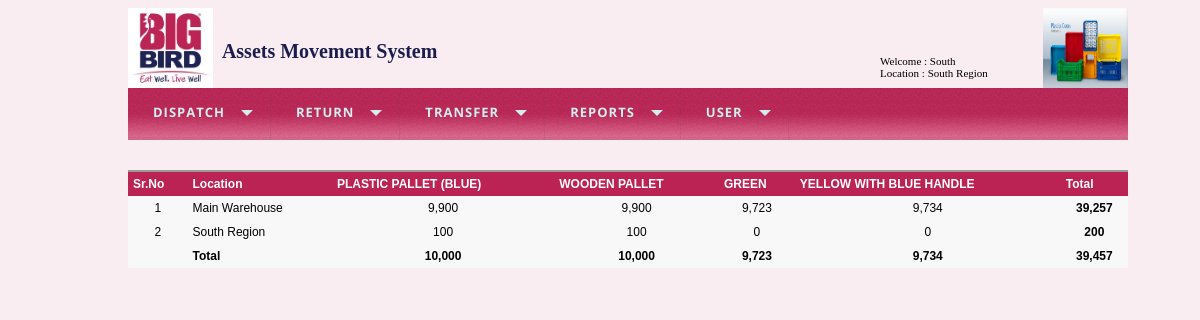
The page /locationbasestock.php (signed in) on the database its author committed.
### tables this page shows
CREATE TABLE IF NOT EXISTS `items` (
  `id` int(11) NOT NULL AUTO_INCREMENT,
  `code` varchar(50) DEFAULT NULL,
  `name` varchar(50) NOT NULL,
  `display_name` varchar(50) NOT NULL,
  `item_group` varchar(25) DEFAULT NULL,
  `for_customer` tinyint(1) DEFAULT NULL,
  `department` tinyint(1) DEFAULT NULL,
  `color` varchar(6) NOT NULL,
  `is_active` tinyint(1) NOT NULL DEFAULT '1',
  `created_on` timestamp NOT NULL DEFAULT CURRENT_TIMESTAMP,
  PRIMARY KEY (`id`)
);

### includes/database.php (called while the page is built, shortened)
<?php
function getRows($query_string)
{
    $rs=array();
    $queryId = mysql_query($query_string);
    if (! $queryId)
    {
        throwException($query_string);
        return $rs;
    }
    else
    {
        while($row=mysql_fetch_assoc($queryId))
        {
            $rs[]=$row;
        }
        return $rs;
    }
    return $rs;
}
?>

### locationbasestock.php (the view, shortened to what this page needs)
<?php
$res=array();
function render($rows,$type)
{
	global $res;
	foreach($rows as $row)
	{
		if($type=='in')
			$idx=$row['toLocation'];
		else
			$idx=$row['fromLocation'];
		$idx2=$row['id'];
		if(!isset($res[$idx][$idx2][$type]))
			$res[$idx][$idx2][$type]=0;
		$res[$idx][$idx2][$type]+=$row['qty'];
	}
}
$sql="select  items.id, items.name, sum(qty) as qty ,regions.name as fromLocation, regions1.name as toLocation from dispatch_main
	inner join dispatch_detail on dispatch_main.id = dispatch_detail.id
	left outer join regions on dispatch_main.from_ = regions.id
	left outer join regions regions1 on dispatch_main.to_ = regions1.id
	inner join items on items.id = dispatch_detail.item_id
	where dispatch_main.entry_type in ('Purchase','Return')
	group by dispatch_detail.item_id, dispatch_main.to_
	";
$rows=getRows($sql);
$sql="select  items.id, items.name, sum(qty) as qty ,regions.name as fromLocation, regions1.name as toLocation from dispatch_main
	inner join dispatch_detail on dispatch_main.id = dispatch_detail.id
	left outer join regions on dispatch_main.from_ = regions.id
	left outer join regions regions1 on dispatch_main.to_ = regions1.id
	inner join items on items.id = dispatch_detail.item_id
	where dispatch_main.entry_type in ('Confirmed')
	group by dispatch_detail.item_id,dispatch_main.from_
	";
$rows=getRows($sql);
$sql="select  items.id, items.name, sum(qty) as qty ,regions.name as fromLocation, regions1.name as toLocation from dispatch_main
	inner join dispatch_detail on dispatch_main.id = dispatch_detail.id
	left outer join regions on dispatch_main.from_ = regions.id
	left outer join regions regions1 on dispatch_main.to_ = regions1.id
	inner join items on items.id = dispatch_detail.item_id
	where dispatch_main.entry_type in ('Dispatch')
	group by dispatch_detail.item_id
	";
$rows=getRows($sql);
$itemFilter ="";
if(!$_SESSION['isSuperUser'])
	$itemFilter =" and for_customer in (".$_SESSION['item_group'].")";
$sql="select * from items where is_active=1 $itemFilter order by id";
$items =getRows($sql);
require_once("includes/header.php");
?>
	<table border="0" cellpadding="5" cellspacing="0" width="1000"  class="tblSaveForm">
	<tr class="tableheader"><td>Sr.No</td><td>Location</td>
	<?php foreach($items as $item){ ?>
	<td> <?=$item['display_name']?> </td>
	<?php } ?>
	<td> Total </td></tr>
	<?php
	$gTotal=0;
	$cnt=0;
	$arGTotal=array();
	foreach($res as $idx=>$row)
	{
		$cnt++;
		$bals=array();
		foreach($items as $item)
		{
			$total=0;
			$itemId=$item['id'];
			$bals[]=(isset($row[$itemId]['in'])?$row[$itemId]['in']:0)-(isset($row[$itemId]['out'])?$row[$itemId]['out']:0);
		}
			?>
		<tr class="report_data" align="center">
			<td> <?=$cnt?></td>
			<td align="left"><?=$idx?></td>
			<?php  $i=0; foreach($bals as $bal) {
				if(!isset($arGTotal[$i]))
					$arGTotal[$i]=0;
				$arGTotal[$i]+=$bal;
				$total+=$bal;
				$i++;
				?>
			<td> <?=number_format($bal ,  0 , "." ,  "," )?> </td>
			<?php } ?>
			<td class="table_total"> <?=number_format($total ,  0 , "." ,  "," )?> </td>
		</tr>
	<?php  } ?>
	<tr align="center" class="table_total"> <td>&nbsp;</td> <td align="left">Total </td>
	<?php foreach($arGTotal as $total) { ?>
		<td> <?=number_format($total ,  0 , "." ,  "," )?> </td>
	<?php
		$gTotal+=$total;
	} ?>
		<td class="table_total"> <?=number_format($gTotal ,  0 , "." ,  "," )?> </td>
	</tr>
	</table>

### css/styles.css (style rules this page uses)
body { font-family:Arial; font-size:60% !important; background-color:#F9EDF1; }
.tblSaveForm { border-top:2px #999999 solid; background-color: #f8f8f8; }
.tableheader { background-color: #BB2354; color:#FFFFFF; font-weight:600; font-size:12px; }
.table_total { color:#000; font-weight:700; font-size:12px; }
.report_data { font-size:12px; }

### rows shown on the page
items: display_name "PLASTIC PALLET (BLUE)"
items: display_name "WOODEN PALLET"
items: display_name "GREEN"
items: display_name "YELLOW WITH BLUE HANDLE", idx "Main Warehouse", bal "9,900", bal "9,723", bal "9,734", total "39,257"

### other values the page prints
$_SESSION['user'] "South"
$_SESSION['location'] "South Region"
$idx "South Region"
$bal "100"
$bal "0"
$total "200"
$total "10,000"
$total "9,723"
$total "9,734"
$gTotal "39,457"
